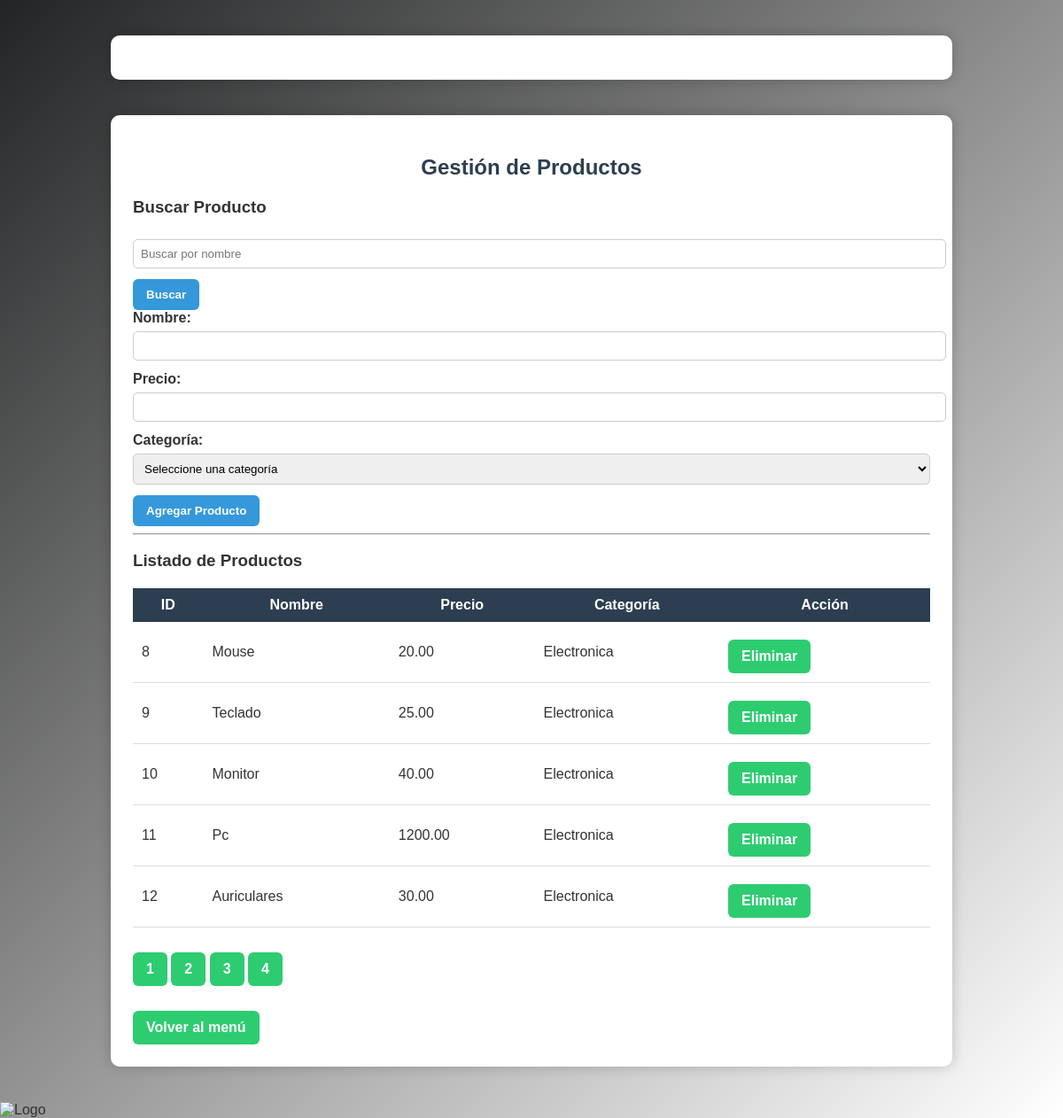
The app's page /productos.php (signed in) with its own data.
### tables this page shows
CREATE TABLE `productos` (
  `id` int(11) NOT NULL,
  `nombre` varchar(100) NOT NULL,
  `precio` decimal(10,2) NOT NULL,
  `id_categoria` int(11) DEFAULT NULL
);

CREATE TABLE `categorias` (
  `id` int(11) NOT NULL,
  `nombre` varchar(100) NOT NULL
);

### productos.php (the view, shortened to what this page needs)
<!DOCTYPE html>
<html>
<head>
    <link rel="stylesheet" href="estilos.css">
</head>
<?php
include("conexionbd.php");
$por_pagina = 5;
$pagina = isset($_GET['pagina']) ? $_GET['pagina'] : 1;
$inicio = ($pagina - 1) * $por_pagina;
?>
<body>
<div class="container">
<h2>Gestión de Productos</h2>
<h3>Buscar Producto</h3>
<form method="GET">
    <input type="text" name="buscar" placeholder="Buscar por nombre">
    <button type="submit">Buscar</button>
</form>
<form method="POST">
    <label>Nombre:</label>
    <input type="text" name="nombre" required>
    <label>Precio:</label>
    <input type="number" step="0.01" name="precio" required>
    <label>Categoría:</label>
    <select name="id_categoria" required>
        <option value="">Seleccione una categoría</option>
    </select>
    <button type="submit">Agregar Producto</button>
</form>
<hr>
<h3>Listado de Productos</h3>
<table>
<tr>
    <th>ID</th>
    <th>Nombre</th>
    <th>Precio</th>
    <th>Categoría</th>
    <th>Acción</th>
</tr>
<?php
if (isset($_GET['buscar']) && $_GET['buscar'] != "") {
    $buscar = $_GET['buscar'];
    $sql = "SELECT productos.id, productos.nombre, productos.precio, categorias.nombre AS categoria
            FROM productos
            INNER JOIN categorias ON productos.id_categoria = categorias.id
            WHERE productos.nombre LIKE '%$buscar%'
            LIMIT $inicio, $por_pagina";
} else {
    $sql = "SELECT productos.id, productos.nombre, productos.precio, categorias.nombre AS categoria
            FROM productos
            INNER JOIN categorias ON productos.id_categoria = categorias.id
            LIMIT $inicio, $por_pagina";
}
$resultado = mysqli_query($conexion, $sql);
while ($fila = mysqli_fetch_assoc($resultado)) {
    echo "<tr>";
    echo "<td>".$fila['id']."</td>";
    echo "<td>".$fila['nombre']."</td>";
    echo "<td>".$fila['precio']."</td>";
    echo "<td>".$fila['categoria']."</td>";
    echo "<td>
            <a class='btn' href='productos.php?eliminar=".$fila['id']."'>Eliminar</a>
          </td>";
    echo "</tr>";
}
?>
</table>
<?php
if (isset($_GET['buscar']) && $_GET['buscar'] != "") {
    $buscar = $_GET['buscar'];
    $total_sql = "SELECT COUNT(*) as total FROM productos WHERE nombre LIKE '%$buscar%'";
} else {
    $total_sql = "SELECT COUNT(*) as total FROM productos";
}
$total_result = mysqli_query($conexion, $total_sql);
$total_fila = mysqli_fetch_assoc($total_result);
$total_registros = $total_fila['total'];
$total_paginas = ceil($total_registros / $por_pagina);
?>
<br>
<div>
<?php
for ($i = 1; $i <= $total_paginas; $i++) {
    echo "<a class='btn' href='productos.php?pagina=$i'>$i</a> ";
}
?>
</div>
<br>
<a class="btn" href="menu.php">Volver al menú</a>
</div>
      <img src="SOFTWAREATHOME.PNG" alt="Logo" width="300">
</body>
</html>

### conexionbd.php (shortened to what this page needs)
<!DOCTYPE html>
<html>
<head>
    <link rel="stylesheet" href="estilos.css">
</head>
<body>
    <div class="container"></div>

### estilos.css (style rules this page uses)
body { margin: 0; font-family: Arial, Helvetica, sans-serif; background: linear-gradient(135deg, #232425, #ffffff); color: #333; }
.container { width: 80%; max-width: 900px; margin: 40px auto; background: white; padding: 25px; border-radius: 10px; box-shadow: 0px 0px 15px rgba(0,0,0,0.2); }
h1, h2 { text-align: center; color: #2c3e50; }
a { text-decoration: none; }
.btn { display: inline-block; padding: 10px 15px; background: #2ecc71; color: white; border-radius: 6px; font-weight: bold; margin-top: 10px; }
table { width: 100%; border-collapse: collapse; margin-top: 20px; }
table th { background: #2c3e50; color: white; padding: 10px; }
table td { padding: 10px; border-bottom: 1px solid #ddd; }
input, select { width: 100%; padding: 8px; margin: 6px 0 12px 0; border-radius: 5px; border: 1px solid #ccc; }
button { padding: 10px 15px; border: none; background: #3498db; color: white; border-radius: 6px; font-weight: bold; cursor: pointer; }
form label { font-weight: bold; }

### records on screen
productos: id "8", nombre "Mouse", precio "20.00", id_categoria.nombre "Electronica"
productos: id "9", nombre "Teclado", precio "25.00", id_categoria.nombre "Electronica"
productos: id "10", nombre "Monitor", precio "40.00", id_categoria.nombre "Electronica"
productos: id "11", nombre "Pc", precio "1200.00", id_categoria.nombre "Electronica"
productos: id "12", nombre "Auriculares", precio "30.00", id_categoria.nombre "Electronica"
